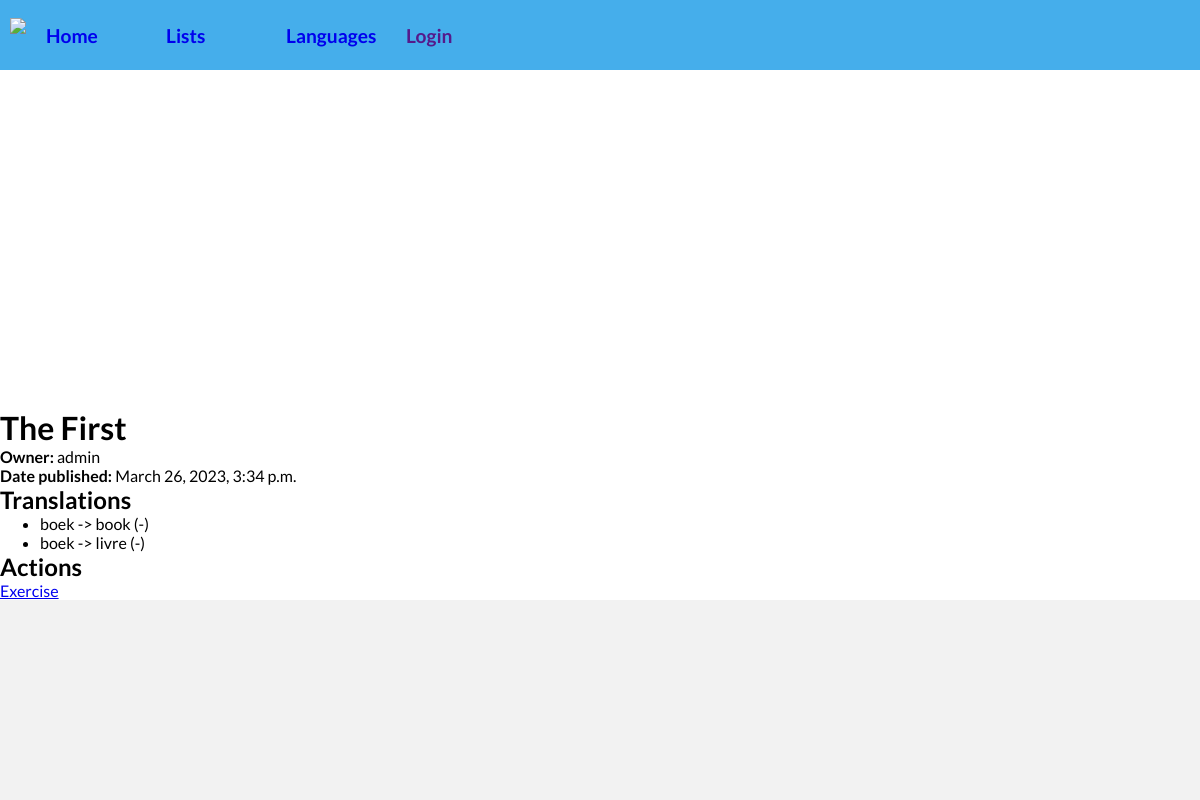
Before: /quiz/wordlist/1/ with the older database file.
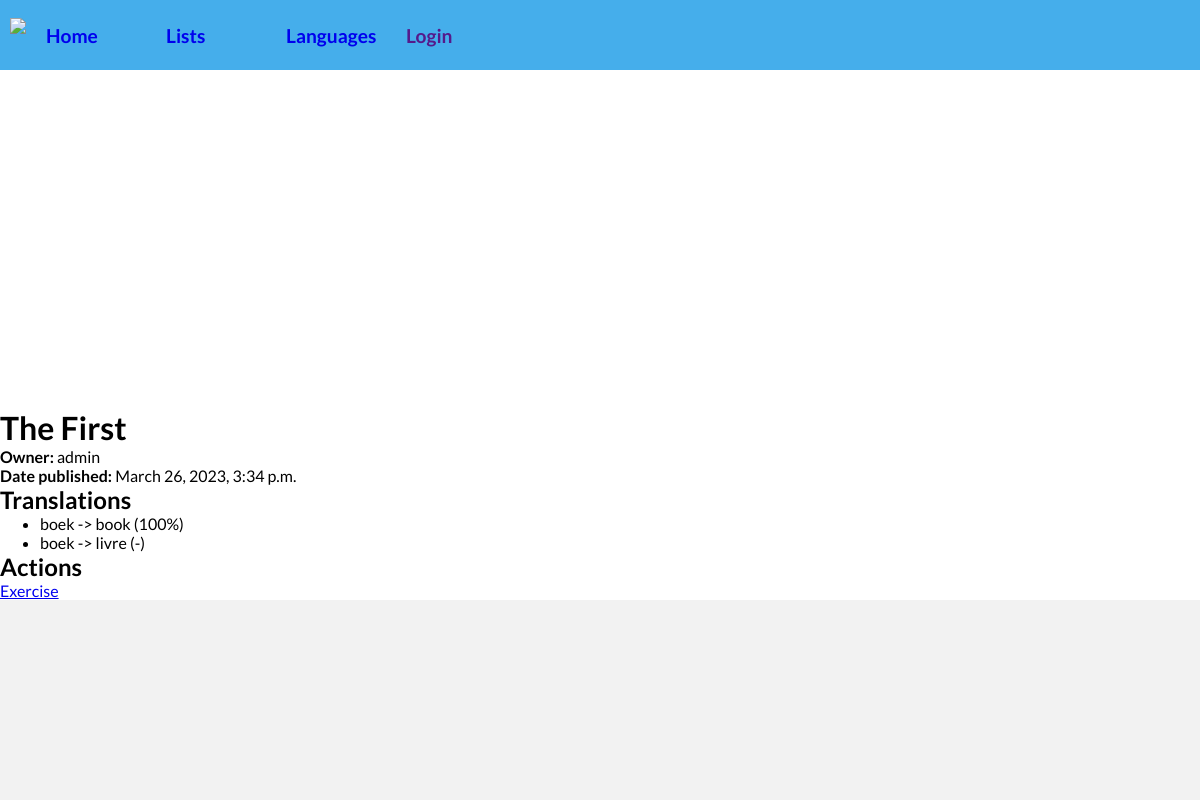
After: the same page with the newer database file.
### quiz/models.py (models this page shows, shortened)
class Wordlist(models.Model):
    owner = models.ForeignKey(
        'auth.User', related_name='wordlists', on_delete=models.SET_NULL, null=True)
    name = models.CharField(max_length=200)
    date_published = models.DateTimeField('date published', auto_now_add=True)
    translations = models.ManyToManyField(Translation, help_text='The translations in this word list.')
    VISIBILITY_STATUS = (
        ('pr', 'Private'),
        ('pl', 'Public'),
        ('re', 'Under review'),
    )
    visibility = models.CharField(
        max_length=2,
        choices=VISIBILITY_STATUS,
        default='pr',
        help_text='Visibily status',
    )
    def get_absolute_exersice_url(self):
        return reverse('wordlist-exercise', kwargs={"pk": self.pk})

class Translation(models.Model):
    word = models.ForeignKey(
        Word, on_delete=models.RESTRICT, related_name='words')
    translation = models.ForeignKey(
        Word, on_delete=models.RESTRICT, related_name='translations')
    wrong_tries = models.IntegerField(default=0)
    correct_tries = models.IntegerField(default=0)
    difficulty = models.FloatField()
    def __str__(self):
        percentage = "-"
        if self.correct_tries > 0:
            percentage = str(round(self.correct_tries / (self.correct_tries + self.wrong_tries) * 100)) + '%'
        return f'{self.word} -> {self.translation}  ({percentage})'

class Word(models.Model):
    name = models.CharField(
        max_length=200, help_text='How the word is spelled')
    language = models.ForeignKey(
        Language, on_delete=models.SET_NULL, help_text='The language of this word', null=True)
    usage = models.ManyToManyField(Sentence, blank=True)
    def __str__(self):
        return f'{self.name}'

### quiz/views.py (the view)
# urls.py: path('wordlist/<int:pk>/', views.WordlistDetailView.as_view(), name='wordlist-detail'),
class WordlistDetailView(generic.DetailView):
    model = Wordlist
    template_name = 'quiz/wordlist_detail.html'
    context_object_name = 'wordlist'

### quiz/templates/quiz/wordlist_detail.html (shortened to what this page needs)
{% extends 'quiz/base_generic.html' %}
{% block content %}
<h1>{{ wordlist.name }}</h1>
<p><strong>Owner:</strong> {{ wordlist.owner.get_username }}</p>
<p><strong>Date published:</strong> {{ wordlist.date_published }}</p>
<div>
    <h2>Translations</h2>
    <ul>
    {% for translation in  wordlist.translations.all %}
    <li>{{ translation }}</li>
    {% endfor %}
    </ul>
</div>
<div>
    <h2>Actions</h2>
    <a href="{{wordlist.get_absolute_exersice_url}}">Exercise</a>
</div>
{% endblock content %}

### quiz/templates/quiz/base_generic.html (shortened to what this page needs)
<!DOCTYPE html>
<html>
<head>
    {% load static %}
    <link href="{% static 'quiz/css/base.css' %}" rel="stylesheet">
</head>
<body>
    <nav>
        {% block navbar %}
            <div class="content-wrapper nav-content">
                <img src="https://cdn-icons-png.flaticon.com/512/60/60747.png" id="logo">
                <a href="{% url 'index' %}">Home</a>
                <a href="{% url 'wordlist-list' %}">Lists</a>
                <a href="{% url 'language-list' %}">Languages</a>
                <a href="">Login</a>
            </div>
        {% endblock navbar %}
    </nav>
    <div>
    </div>
    <div class="content-wrapper">
        {% block content %}
        {% endblock content %}
    </div>
    <footer>
        {% block footer %}
            <div class="content-wrapper">
            </div>
        {% endblock footer %}
    </footer>
</body>
</html>

### quiz/static/quiz/css/base.css (style rules this page uses)
:root { --bg-color: white; }
* { margin: 0; box-sizing: border-box; }
body { background-color: var(--bg-color); font-family: 'Lato', sans-serif; display: grid; grid-template-rows: auto 1fr auto; min-height: 100vh; }
.content-wrapper { max-width: 1400px; width: 100%; margin: auto; height: 100%; }
nav { height: 70px; background-color: rgb(69, 174, 235); padding: 10px; }
.nav-content { display: flex; align-items: center; gap: 20px; font-size: 1.2em; }
.nav-content #logo { height: 70%; display: block; }
.nav-content a { max-width: 100px; width: 100%; height: 100%; display: flex; align-items: center; font-weight: 600; text-decoration: none; cursor: pointer; }
footer { min-height: 200px; background-color: rgba(0,0,0,0.05); }

Changed rows visible on the page:
changed Translation: correct_tries+wrong_tries+word "boek -> book (-)" → "boek -> book (100%)"
